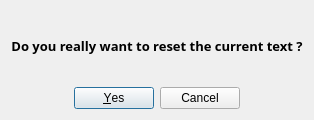
<?xml version="1.0" encoding="UTF-8"?>
<ui version="4.0">
 <class>Dialog</class>
 <widget class="QDialog" name="Dialog">
  <property name="geometry">
   <rect>
    <x>0</x>
    <y>0</y>
    <width>301</width>
    <height>120</height>
   </rect>
  </property>
  <property name="windowTitle">
   <string>Reset text</string>
  </property>
  <layout class="QVBoxLayout" name="verticalLayout">
   <item>
    <widget class="QLabel" name="label">
     <property name="maximumSize">
      <size>
       <width>16777215</width>
       <height>16777204</height>
      </size>
     </property>
     <property name="font">
      <font>
       <family>Century Gothic</family>
       <pointsize>10</pointsize>
       <weight>75</weight>
       <bold>true</bold>
      </font>
     </property>
     <property name="text">
      <string>Do you really want to reset the current text ?</string>
     </property>
     <property name="alignment">
      <set>Qt::AlignCenter</set>
     </property>
    </widget>
   </item>
   <item>
    <widget class="QDialogButtonBox" name="buttonBox">
     <property name="orientation">
      <enum>Qt::Horizontal</enum>
     </property>
     <property name="standardButtons">
      <set>QDialogButtonBox::Cancel|QDialogButtonBox::Yes</set>
     </property>
     <property name="centerButtons">
      <bool>true</bool>
     </property>
    </widget>
   </item>
  </layout>
 </widget>
 <resources/>
 <connections>
  <connection>
   <sender>buttonBox</sender>
   <signal>accepted()</signal>
   <receiver>Dialog</receiver>
   <slot>accept()</slot>
   <hints>
    <hint type="sourcelabel">
     <x>227</x>
     <y>102</y>
    </hint>
    <hint type="destinationlabel">
     <x>157</x>
     <y>119</y>
    </hint>
   </hints>
  </connection>
  <connection>
   <sender>buttonBox</sender>
   <signal>rejected()</signal>
   <receiver>Dialog</receiver>
   <slot>reject()</slot>
   <hints>
    <hint type="sourcelabel">
     <x>291</x>
     <y>108</y>
    </hint>
    <hint type="destinationlabel">
     <x>286</x>
     <y>119</y>
    </hint>
   </hints>
  </connection>
 </connections>
</ui>
